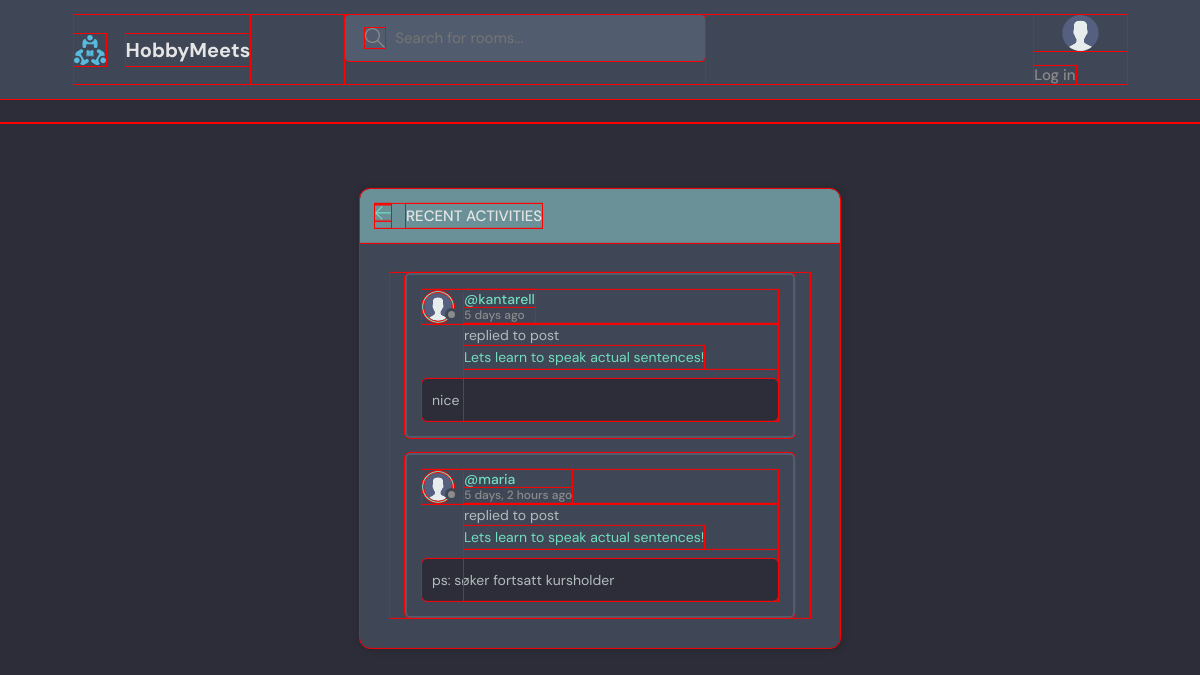
Page /activity/ on the earlier database version.
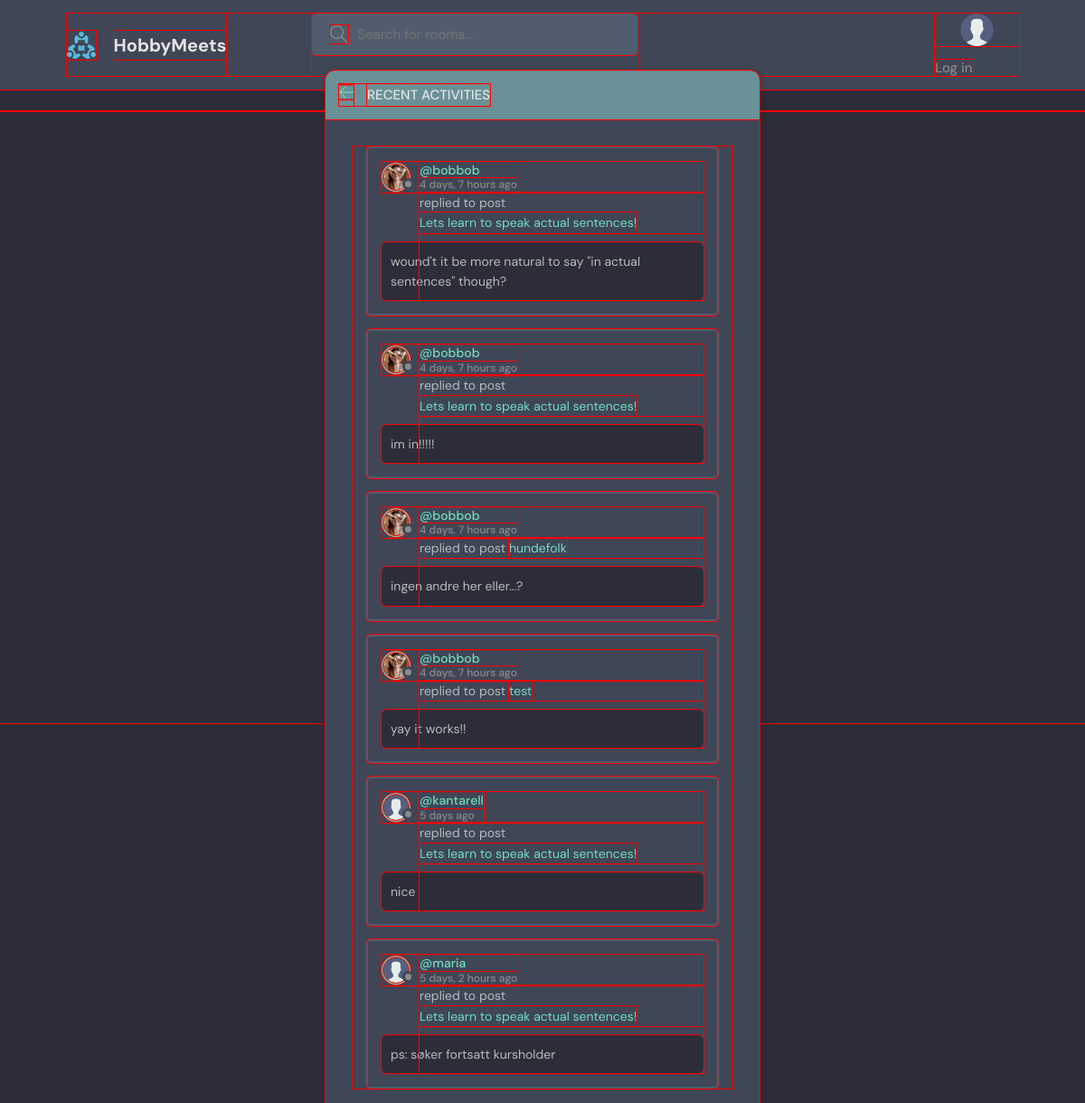
Same page on the later database version.
### base/models.py (models this page shows, shortened)
class Message(models.Model):
    user = models.ForeignKey(User, on_delete=models.CASCADE) #the user that is posting the message. User class is imported (django.contrib.auth.models)
    room = models.ForeignKey(Room, on_delete=models.CASCADE) #ForeignKey establishes a parent-child relationship with Room, and CASCADE means that when a Room object is deleted, all its children are deleted as well
    body = models.TextField() #leave empty to force users to write message
    updated = models.DateTimeField(auto_now=True) #auto_now takes a snapshot everytime the instance is saved _ Eg. when the room was last updated
    created = models.DateTimeField(auto_now_add=True) #only takes a timestamp when the instance is created - Eg. when the room was created
    class Meta:
        ordering = ['-created'] #the dash means descending order, eg. newest updated / created will be first

class User(AbstractUser):
    name = models.CharField(max_length=200, null=True)
    email = models.EmailField(unique=True, null=True)
    bio = models.TextField(null=True)
    avatar = models.ImageField(null=True, default="avatar.svg") #TODO: fix the avatar to be something more fun, ideally a few that are randomly assigned
    USERNAME_FIELD = 'email' # override orig. User and set email as login info
    REQUIRED_FIELDS = []

class Room(models.Model):
    host = models.ForeignKey(User, on_delete=models.SET_NULL, null=True)
    topic = models.ForeignKey(Topic, on_delete=models.SET_NULL, null=True) #ForeignKey establishes a parent-child relationship with Topic. Need to allow null=True in the db bc of SET_NULL
    name = models.CharField(max_length=200)
    description = models.TextField(null=True, blank=True) # null=True doesn't actually do much as explained here: https://stackoverflow.com/questions/8609192/what-is-the-difference-between-null-true-and-blank-true-in-django
    participants = models.ManyToManyField(User, related_name='participants', blank=True) #more about related_name on Notion/Stackoverflow. Blank=true means you can submit a form without filling everying out
    updated = models.DateTimeField(auto_now=True) #auto_now takes a snapshot everytime the instance is saved _ Eg. when the room was last updated
    created = models.DateTimeField(auto_now_add=True) #only takes a timestamp when the instance is created - Eg. when the room was created
    class Meta:
        ordering = ['-updated', '-created'] #the dash means descending order, eg. newest updated / created will be first
    def __str__(self):
        return self.name #has to be a string!! so if unsire, wrap the retunred val in a str()

### base/views.py (the view)
# urls.py: path('activity/', views.activityPage, name="activity"),
def activityPage(request):
    room_messages = Message.objects.all()
    return render(request, 'base/activity.html', {'room_messages': room_messages})

### base/context_processors.py (called while the page is built)
def globalVars(request):
    topics = Topic.objects.all()
    top_topics = Topic.objects.all()[0:5] #lazy way of making above request work in the template:))
    total_room_count = Room.objects.all().count()
    context = {'topics': topics, 'total_room_count': total_room_count, 'top_topics': top_topics}
    return context

### base/templates/base/activity.html (shortened to what this page needs)
{% extends 'main.html' %}
{% block content %}
    <main class="layout">
      <div class="container">
        <div class="layout__box">
          <div class="layout__boxHeader">
            <div class="layout__boxTitle">
              <a href="{% url 'home' %}">
                <svg version="1.1" xmlns="http://www.w3.org/2000/svg" width="32" height="32" viewBox="0 0 32 32">
                  <title>arrow-left</title>
                  <path
                    d="M13.723 2.286l-13.723 13.714 13.719 13.714 1.616-1.611-10.96-10.96h27.625v-2.286h-27.625l10.965-10.965-1.616-1.607z"
                  ></path>
                </svg>
              </a>
              <h3>Recent Activities</h3>
            </div>
          </div>
          <div class="activities-page layout__body">
          {% for message in room_messages %}
          <div class="activities__box">
            <div class="activities__boxHeader roomListRoom__header">
              <a href="{% url 'user-profile' message.user.id %}" class="roomListRoom__author">
                <div class="avatar avatar--small">
                  <img src="{{message.user.avatar.url}}" />
                </div>
                <p>
                  @{{message.user.username}}
                  <span>{{message.created|timesince}} ago</span>
                </p>
              </a>
            </div>
            <div class="activities__boxContent">
              <p>replied to post <a href="% url 'room' message.room.id %">{{message.room}}</a></p>
              <div class="activities__boxRoomContent">
                {{message.body|truncatechars:100}}
              </div>
            </div>
          </div>
          {% endfor %}
          </div>
        </div>
      </div>
    </main>
    {% endblock content %}

Differences in the rows shown:
added Message: user.avatar (picture), user.username "bobbob", created "4 days, 7 hours", room "Lets learn to speak actual sentences!", body "wound't it be more natural to say \"in actual sentences\" though?"
added Message: user.avatar (picture), user.username "bobbob", created "4 days, 7 hours", room "Lets learn to speak actual sentences!", body "im in!!!!!"
added Message: user.avatar (picture), user.username "bobbob", created "4 days, 7 hours", room "hundefolk", body "ingen andre her eller...?"
added Message: user.avatar (picture), user.username "bobbob", created "4 days, 7 hours", room "test", body "yay it works!!"
